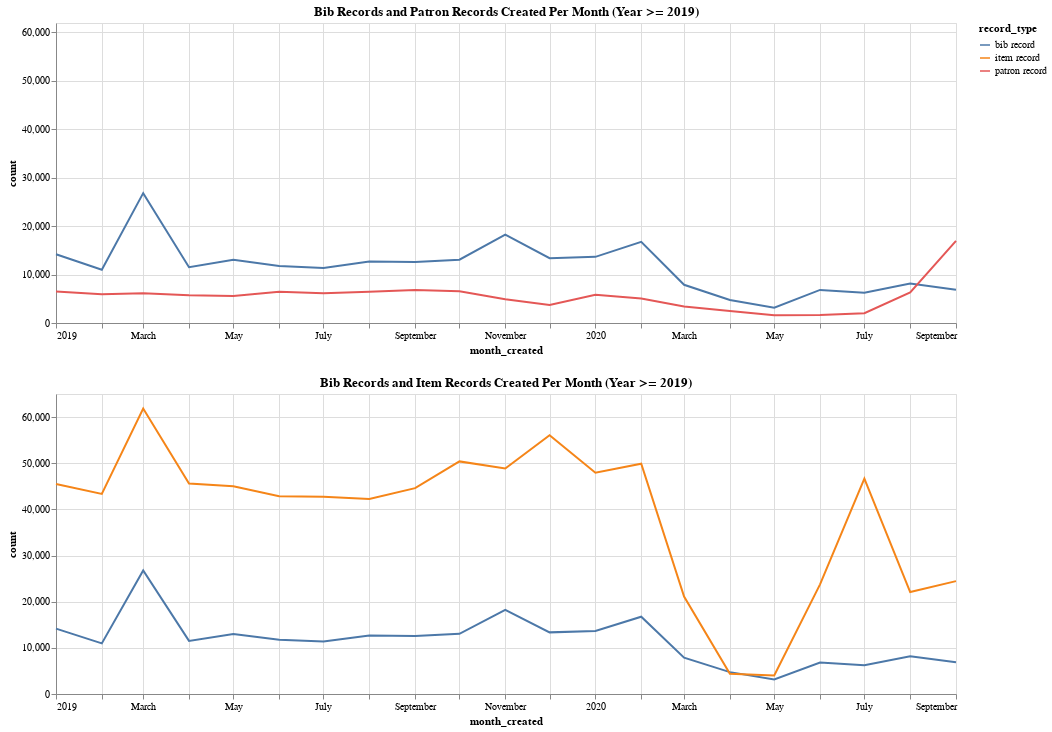

Source (notebook cell):
### Code cell
'''
Plot bib and patron record ... AGAIN! (with the scale to match bib and items)
'''

source = df[(df['month_created'] >= '2019') 
            & (df['record_type'].isin(['bib record', 'patron record'])) ]

bib_v_patron = alt.Chart(source).mark_line().encode(
    x='month_created:T',
    y=alt.Y('count',
            scale=alt.Scale(domain=(0, max_scale)),
           ),
    color='record_type',
    tooltip=['month_created:T', 'count', 'record_type']
).properties(
    title='Bib Records and Patron Records Created Per Month (Year >= 2019)',
    width=900
)

# display the charts ... but now with the same SCALE!!
alt.vconcat(bib_v_patron, bib_v_item)

### Figure 1 — Vega-Lite specification as saved in the notebook (floating-point values rounded to 4 significant figures)
{"config": {"view": {"continuousWidth": 400, "continuousHeight": 300}}, "vconcat": [{"data": {"name": "data-316527dea7cc245d2292bc1e576bfea4"}, "mark": "line", "encoding": {"color": {"type": "nominal", "field": "record_type"}, "tooltip": [{"type": "temporal", "field": "month_created"}, {"type": "quantitative", "field": "count"}, {"type": "nominal", "field": "record_type"}], "x": {"type": "temporal", "field": "month_created"}, "y": {"type": "quantitative", "field": "count", "scale": {"domain": [0, 61860.0]}}}, "title": "Bib Records and Patron Records Created Per Month (Year >= 2019)", "width": 900}, {"data": {"name": "data-9f5dc09c6c02239ca59177b5d140638e"}, "mark": "line", "encoding": {"color": {"type": "nominal", "field": "record_type"}, "tooltip": [{"type": "temporal", "field": "month_created"}, {"type": "quantitative", "field": "count"}, {"type": "nominal", "field": "record_type"}], "x": {"type": "temporal", "field": "month_created"}, "y": {"type": "quantitative", "field": "count"}}, "title": "Bib Records and Item Records Created Per Month (Year >= 2019)", "width": 900}], "$schema": "https://vega.github.io/schema/vega-lite/v4.8.1.json", "datasets": {"data-316527dea7cc245d2292bc1e576bfea4": [{"month_created": "2019-01", "record_type": "bib record", "count": 14169}, {"month_created": "2019-01", "record_type": "patron record", "count": 6519}, {"month_created": "2019-02", "record_type": "bib record", "count": 10967}, {"month_created": "2019-02", "record_type": "patron record", "count": 5924}, {"month_created": "2019-03", "record_type": "bib record", "count": 26779}, {"month_created": "2019-03", "record_type": "patron record", "count": 6137}, {"month_created": "2019-04", "record_type": "bib record", "count": 11502}, {"month_created": "2019-04", "record_type": "patron record", "count": 5741}, {"month_created": "2019-05", "record_type": "bib record", "count": 13022}, {"month_created": "2019-05", "record_type": "patron record", "count": 5590}, {"month_created": "2019-06", "record_type": "bib record", "count": 11740}, {"month_created": "2019-06", "record_type": "patron record", "count": 6446}, {"month_created": "2019-07", "record_type": "bib record", "count": 11357}, {"month_created": "2019-07", "record_type": "patron record", "count": 6137}, {"month_created": "2019-08", "record_type": "bib record", "count": 12688}, {"month_created": "2019-08", "record_type": "patron record", "count": 6430}, {"month_created": "2019-09", "record_type": "bib record", "count": 12592}, {"month_created": "2019-09", "record_type": "patron record", "count": 6794}, {"month_created": "2019-10", "record_type": "bib record", "count": 13048}, {"month_created": "2019-10", "record_type": "patron record", "count": 6531}, {"month_created": "2019-11", "record_type": "bib record", "count": 18204}, {"month_created": "2019-11", "record_type": "patron record", "count": 4898}, {"month_created": "2019-12", "record_type": "bib record", "count": 13353}, {"month_created": "2019-12", "record_type": "patron record", "count": 3709}, {"month_created": "2020-01", "record_type": "bib record", "count": 13636}, {"month_created": "2020-01", "record_type": "patron record", "count": 5833}, {"month_created": "2020-02", "record_type": "bib record", "count": 16741}, {"month_created": "2020-02", "record_type": "patron record", "count": 5066}, {"month_created": "2020-03", "record_type": "bib record", "count": 7876}, {"month_created": "2020-03", "record_type": "patron record", "count": 3424}, {"month_created": "2020-04", "record_type": "bib record", "count": 4737}, {"month_created": "2020-04", "record_type": "patron record", "count": 2455}, {"month_created": "2020-05", "record_type": "bib record", "count": 3168}, {"month_created": "2020-05", "record_type": "patron record", "count": 1619}, {"month_created": "2020-06", "record_type": "bib record", "count": 6827}, {"month_created": "2020-06", "record_type": "patron record", "count": 1674}, {"month_created": "2020-07", "record_type": "bib record", "count": 6235}, {"month_created": "2020-07", "record_type": "patron record", "count": 2026}, {"month_created": "2020-08", "record_type": "bib record", "count": 8153}, {"month_created": "2020-08", "record_type": "patron record", "count": 6284}, {"month_created": "2020-09", "record_type": "bib record", "count": 6860}, {"month_created": "2020-09", "record_type": "patron record", "count": 16934}], "data-9f5dc09c6c02239ca59177b5d140638e": [{"month_created": "2019-01", "record_type": "bib record", "count": 14169}, {"month_created": "2019-01", "record_type": "item record", "count": 45512}, {"month_created": "2019-02", "record_type": "bib record", "count": 10967}, {"month_created": "2019-02", "record_type": "item record", "count": 43340}, {"month_created": "2019-03", "record_type": "bib record", "count": 26779}, {"month_created": "2019-03", "record_type": "item record", "count": 61856}, {"month_created": "2019-04", "record_type": "bib record", "count": 11502}, {"month_created": "2019-04", "record_type": "item record", "count": 45617}, {"month_created": "2019-05", "record_type": "bib record", "count": 13022}, {"month_created": "2019-05", "record_type": "item record", "count": 45024}, {"month_created": "2019-06", "record_type": "bib record", "count": 11740}, {"month_created": "2019-06", "record_type": "item record", "count": 42863}, {"month_created": "2019-07", "record_type": "bib record", "count": 11357}, {"month_created": "2019-07", "record_type": "item record", "count": 42727}, {"month_created": "2019-08", "record_type": "bib record", "count": 12688}, {"month_created": "2019-08", "record_type": "item record", "count": 42237}, {"month_created": "2019-09", "record_type": "bib record", "count": 12592}, {"month_created": "2019-09", "record_type": "item record", "count": 44593}, {"month_created": "2019-10", "record_type": "bib record", "count": 13048}, {"month_created": "2019-10", "record_type": "item record", "count": 50398}, {"month_created": "2019-11", "record_type": "bib record", "count": 18204}, {"month_created": "2019-11", "record_type": "item record", "count": 48846}, {"month_created": "2019-12", "record_type": "bib record", "count": 13353}, {"month_created": "2019-12", "record_type": "item record", "count": 56060}, {"month_created": "2020-01", "record_type": "bib record", "count": 13636}, {"month_created": "2020-01", "record_type": "item record", "count": 47946}, {"month_created": "2020-02", "record_type": "bib record", "count": 16741}, {"month_created": "2020-02", "record_type": "item record", "count": 49899}, {"month_created": "2020-03", "record_type": "bib record", "count": 7876}, {"month_created": "2020-03", "record_type": "item record", "count": 21130}, {"month_created": "2020-04", "record_type": "bib record", "count": 4737}, {"month_created": "2020-04", "record_type": "item record", "count": 4407}, {"month_created": "2020-05", "record_type": "bib record", "count": 3168}, {"month_created": "2020-05", "record_type": "item record", "count": 4031}, {"month_created": "2020-06", "record_type": "bib record", "count": 6827}, {"month_created": "2020-06", "record_type": "item record", "count": 23760}, {"month_created": "2020-07", "record_type": "bib record", "count": 6235}, {"month_created": "2020-07", "record_type": "item record", "count": 46674}, {"month_created": "2020-08", "record_type": "bib record", "count": 8153}, {"month_created": "2020-08", "record_type": "item record", "count": 22080}, {"month_created": "2020-09", "record_type": "bib record", "count": 6860}, {"month_created": "2020-09", "record_type": "item record", "count": 24458}]}}
